Frame 1 (no input): blank canvas, image omitted
Frame 60 (the mouse pressed at the canvas centre just before this capture): blank canvas, image omitted
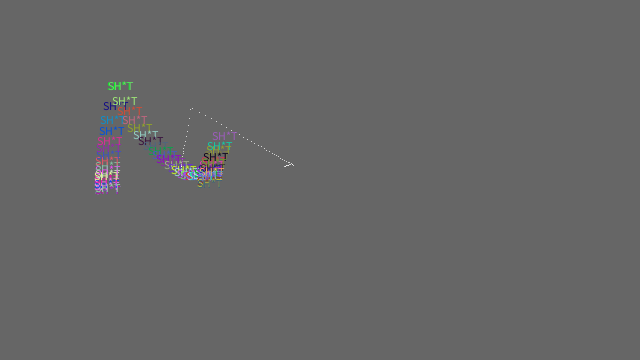
Frame 120 (the mouse held since frame 60 and released just before this capture)

The Processing sketch whose frames 1 and 60 were blank and that drew this single picture after the mouse press (run headless with seeded random() and noise(); from frame 60 on, the mouse is pressed at the canvas centre):

// Processing sketch: processing_54674
// ── processing_54674.pde

/**
 * Custom Tool. 
 * 
 * Move the cursor across the screen to draw. 
 * In addition to creating software tools to simulate pens and pencils, 
 * it is possible to create unique tools to draw with. 
 */

int dots = 1000;
float[] dX = new float[dots];
float[] dY = new float[dots];

float l_0 = 0.0;
float h_0 = 0.0;

float legX = 0.0;
float legY = 0.0;
float thighX = 0.0;
float thighY = 0.0;

float l = 60.0; // Length of the 'leg'
float h = 90.0; // Height of the 'leg'

float nmx, nmy = 0.0;
float mx, my = 0.0;

int currentValue = 0;
int valdir = 1;

void setup() 
{
  size(640, 360);
  noStroke();
  smooth();
  background(102);
}

void draw() 
{
  // Smooth the mouse
  nmx = mouseX;
  nmy = mouseY;
  if((abs(mx - nmx) > 1.0) || (abs(my - nmy) > 1.0)) { 
    mx = mx - (mx-nmx)/20.0;
    my = my - (my-nmy)/20.0;

    // Set the drawing value
    currentValue += 1* valdir;
    if(currentValue > 255 || currentValue <= 0) {
      valdir *= -1;
    }
  }

  iKinematics();
  kinematics();

  pushMatrix();
  translate(width/2, height/2);
  stroke(currentValue); 
  fill(random(255),random(255),random(255));
  text("SH*T",thighX, thighY, legX, legY);
  popMatrix();

  stroke(255);
  point(legX + width/2, legY + height/2);
}

void kinematics() 
{
  thighX = h*cos(h_0);
  thighY = h*sin(h_0);
  legX = thighX + l*cos(h_0 - l_0);
  legY = thighY + l*sin(h_0 - l_0);
}

void iKinematics()
{
  float tx = mx - width/2.0;
  float ty = my - height/2.0;
  float c2 = (tx*tx + ty*ty - h*h - l*l)/(2*h*l); //in degrees
  float s2 = sqrt(abs(1 - c2*c2)); // the sign here determines the bend in the joint  
  l_0 = -atan2(s2, c2);
  h_0 = atan2(ty, tx) - atan2(l*s2, h+l*c2);
}
